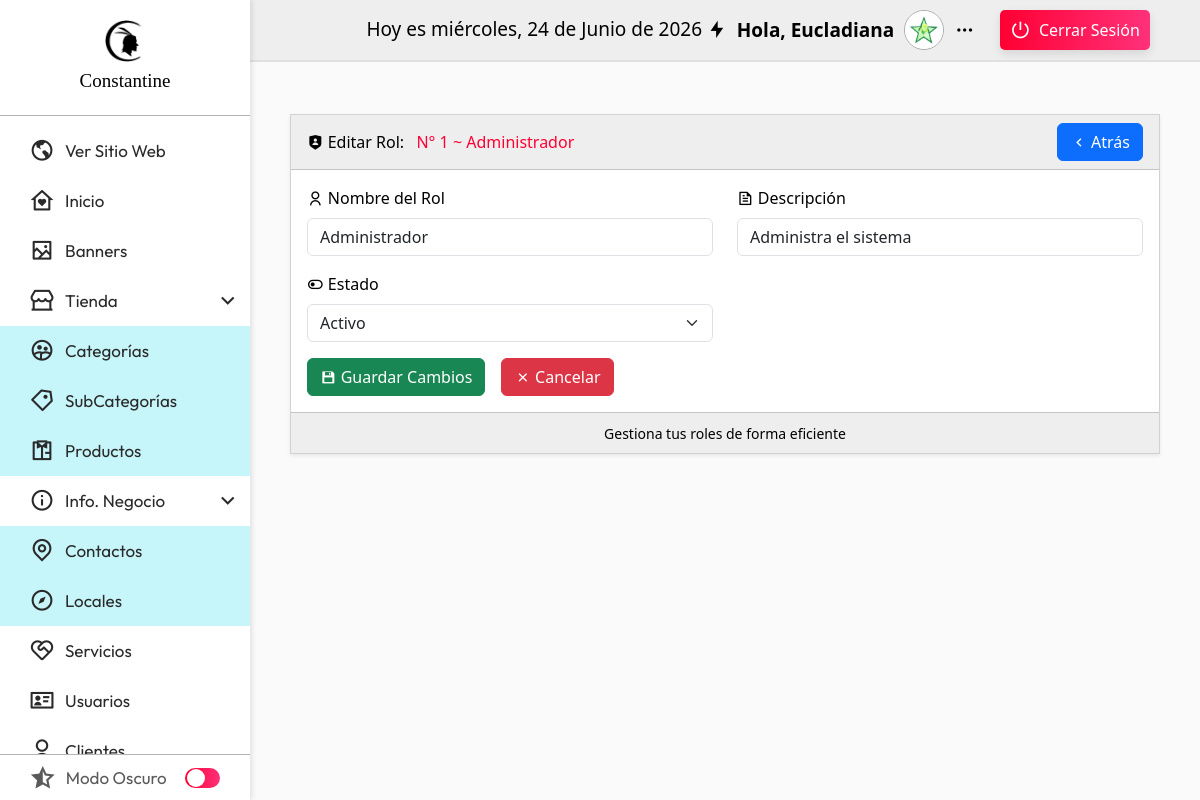
The page /admin/seccion/roles/editar.php?txtID=1 (signed in) on the database its author committed.
### tables this page shows
CREATE TABLE roles (
    id_rol BIGINT AUTO_INCREMENT PRIMARY KEY,   
    rol_nombre VARCHAR(255) NOT NULL,
    descripcion VARCHAR(255) NOT NULL,
    estado TINYINT(1) NOT NULL DEFAULT 1,
    fecha_creacion TIMESTAMP DEFAULT CURRENT_TIMESTAMP,
    fecha_actualizacion TIMESTAMP DEFAULT CURRENT_TIMESTAMP ON UPDATE CURRENT_TIMESTAMP
);

### admin/seccion/roles/editar.php (the view, shortened to what this page needs)
<?php
    include("../inicio/conexion.php");
    $txtID = isset($_GET['txtID']) ? $_GET['txtID'] : "";
    $sql = "SELECT * FROM roles WHERE id_rol = :id";
    $sentencia = $conexion->prepare($sql);
    $sentencia->bindParam(":id", $txtID);
    $sentencia->execute();
    $rol = $sentencia->fetch(PDO::FETCH_ASSOC);
    include("../../templates/header_admin.php");
?>
<div class="card shadow-sm mt-4 w-80 mx-auto rounded-0">
    <div class="card-header d-flex justify-content-between align-items-center rounded-0" style="color: var(--color_texto); background-color: var(--color_barra_superior);">
        <span class="titulo_rol d-flex align-items-center gap-1 flex-wrap">
            <i class="ri-shield-user-fill"></i>
            Editar Rol: <span class="text_red">&nbsp; N° <?php echo $rol['id_rol']; ?> ~ <?php echo $rol['rol_nombre']; ?></span>
        </span>
        <a name="atras" id="atras" class="btn btn-primary d-flex align-items-center gap-1" href="index.php" role="button">
            <i class="ri-arrow-left-s-line"></i> Atrás
        </a>
    </div>
    <div class="card-body" style="color: var(--color_texto); background-color: var(--color_barra_lateral);">
        <form id="form_rol" action="" method="post">
            <div class="row">
                <div class="col-md-6 col-12 mb-3">
                    <label for="rol_nombre" class="form-label">
                        <i class="ri-user-line"></i> Nombre del Rol
                    </label>
                    <input type="text" class="form-control" name="rol_nombre" id="rol_nombre" placeholder="Escriba el nombre del rol" value="<?php echo $rol['rol_nombre']; ?>" required />
                </div>
                <div class="col-md-6 col-12 mb-3">
                    <label for="descripcion" class="form-label">
                        <i class="ri-file-text-line"></i> Descripción
                    </label>
                    <input type="text" class="form-control" name="descripcion" id="descripcion" placeholder="Escriba la descripción" value="<?php echo $rol['descripcion']; ?>" required />
                </div>
                <div class="col-md-6 col-12 mb-3">
                    <label for="estado" class="form-label">
                        <i class="ri-toggle-line"></i> Estado
                    </label>
                    <select class="form-select" name="estado" id="estado" required>
                        <option value="1" <?php echo $rol['estado'] == 1 ? "selected" : ""; ?>>Activo</option>
                    </select>
                </div>
            </div>
            <div class="d-flex justify-content-start gap-3">
                <button type="submit" class="btn btn-success d-flex align-items-center gap-1">
                    <i class="ri-save-3-fill"></i> Guardar Cambios
                </button>
                <a name="cancelar" id="cancelar" class="btn btn-danger d-flex align-items-center gap-1" href="index.php" role="button">
                    <i class="ri-close-line"></i> Cancelar
                </a>
            </div>
        </form>
    </div>
    <div class="card-footer text-center rounded-0" style="color: var(--color_texto); background-color: var(--color_barra_superior);">
        <small>Gestiona tus roles de forma eficiente</small>
    </div>
</div>
<?php include("../../templates/footer_admin.php"); ?>

### admin/css/header.css (style rules this page uses)
:root { --nav_font: 'Outfit','Segoe UI', Tahoma, Geneva, Verdana, sans-serif; --titulo_font: "Outfit", sans-serif; --logo_font: "BankGothic"; --color_primario: #000000; --color_secundario: #FF0033; --color_blanco: #ffebeb; --titulo_cuerpo: 30px; --subtitulo_cuerpo: 20px; --parrafo_cuerpo: 15px; --titulo_lista: 23px; --color_barra_lateral:rgb(255,255,255); --color_barra_superior:rgb(238,238,238); --color_texto: rgb(0,0,0); --color_texto_menu:rgb(42, 42, 42); --color_menu_hover:rgb(238,238,238); --color_menu_hover_texto:rgb(0,0,0); --color_submenu_bg: #c7f6fa; --color_boton: #FF0033; --color_boton_hover: rgb(0,0,0); --color_boton_texto:rgb(255,255,255); --color_hover_modulo: linear-gradient(to left, #FF317A, var(--color_secundario)); --color_linea:rgb(180,180,180); --color_switch_base :rgb(201,202,206); --color_switch_circulo:rgb(148, 148, 148); --color_scroll:rgb(192,192,192); --color_scroll_hover:rgb(134,134,134); --color_main_bg: rgb(250, 250, 250); --color_main_text: rgb(0, 0, 0); }
* { margin: 0; padding: 0; box-sizing: border-box; }
body { height: 100vh; width: 100%; }
.text_red { color: var(--color_secundario); }

### rows shown on the page
roles: id_rol "1", rol_nombre "Administrador", descripcion "Administra el sistema", estado "Activo"

### other values the page prints
fechaC() "Hoy es miércoles, 24 de Junio de 2026"
$_SESSION['nombres'] "Eucladiana"
